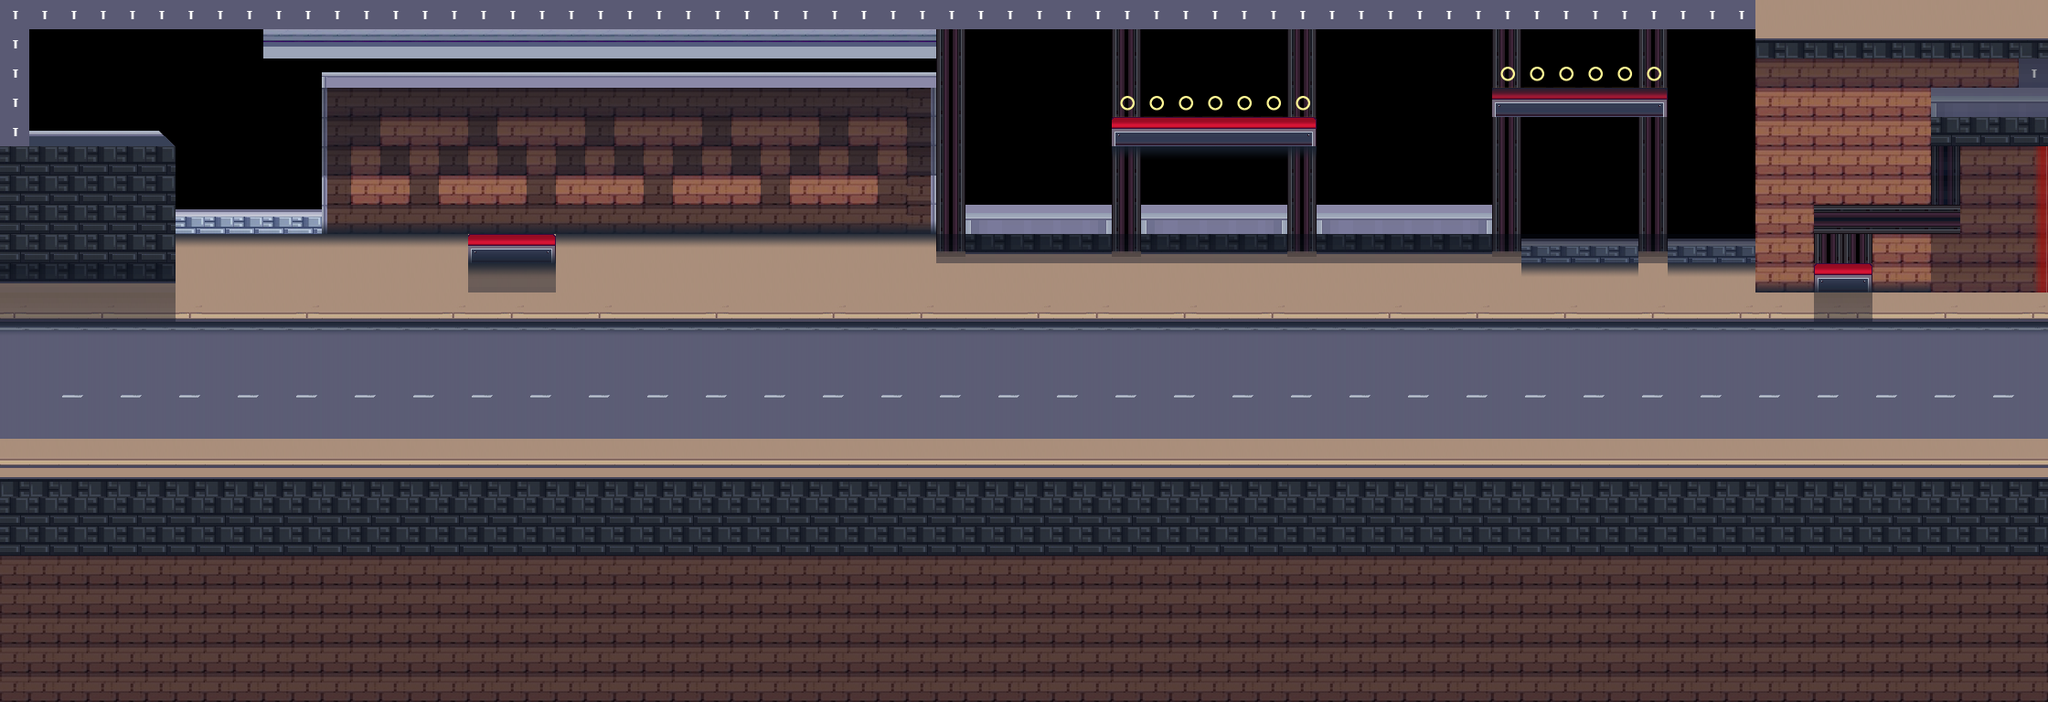

A level layout from a 2D game, rendered from its tile map. Below: a short description, then the map file with tile-grid data replaced by summaries:
An orthogonal 70x24 tile map with 32x32 px tiles, 4 tile layers (NoCollide1, NoCollide2, Collide, nocollide3).

<map version="1.5" tiledversion="1.7.2" orientation="orthogonal" renderorder="right-down" width="70" height="24" tilewidth="32" tileheight="32" infinite="0" nextlayerid="5" nextobjectid="1">
 <editorsettings>
  <export target="../new_level0D.json" format="json" />
 </editorsettings>
 <tileset firstgid="1" source="tiles/new_ciudad_tiles.tsx" />
 <layer id="2" name="NoCollide1" width="70" height="24">
  <data>[1680 cells, 1052 non-empty, 18 distinct tile ids]</data>
 </layer>
 <layer id="3" name="NoCollide2" width="70" height="24">
  <data>[1680 cells, 77 non-empty, 10 distinct tile ids]</data>
 </layer>
 <layer id="1" name="Collide" width="70" height="24">
  <data>[1680 cells, 464 non-empty, 14 distinct tile ids]</data>
 </layer>
 <layer id="4" name="nocollide3" width="70" height="24">
  <data>[1680 cells, 309 non-empty, 5 distinct tile ids]</data>
 </layer>
</map>
